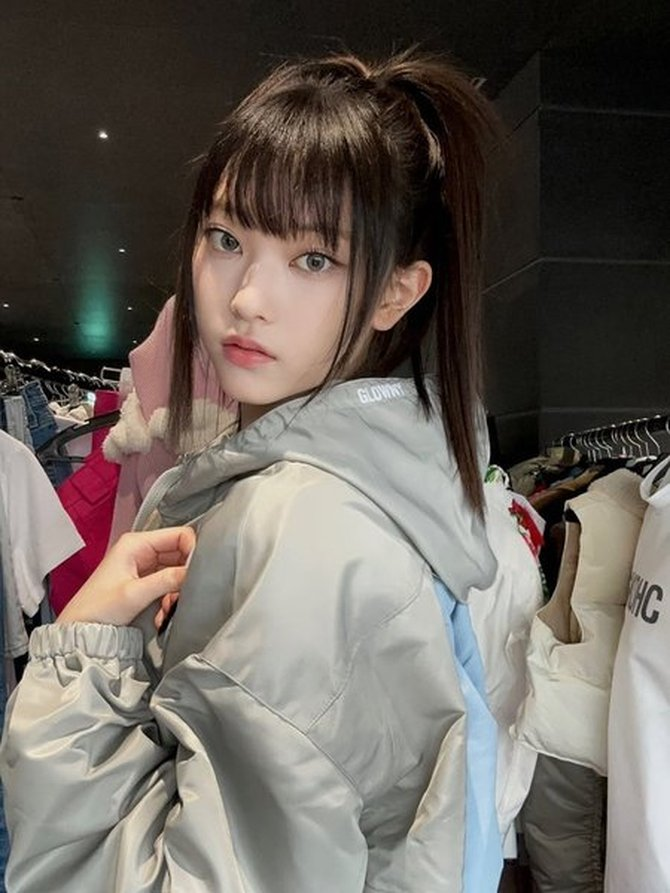
#> input picture 11_Assignment/haerin.jpg, 670 x 893 px
$ python task_6.py
#> lines starting #> are read from the running program, lines starting #| are printed output that depends on the picture
# Menampilkan ekualisasi Citra

import cv2
import matplotlib.pyplot as plt
import numpy as np

image = cv2.imread('haerin.jpg')
#> image is the input picture: shape (893, 670, 3); mean B, G, R 92.6, 99.1, 105.9
#> the answer given: 3


# [10 lines left out: function get_r, not called in this run]


def get_equalized_image(image):
    grayscale = cv2.cvtColor(image, cv2.COLOR_BGR2GRAY)
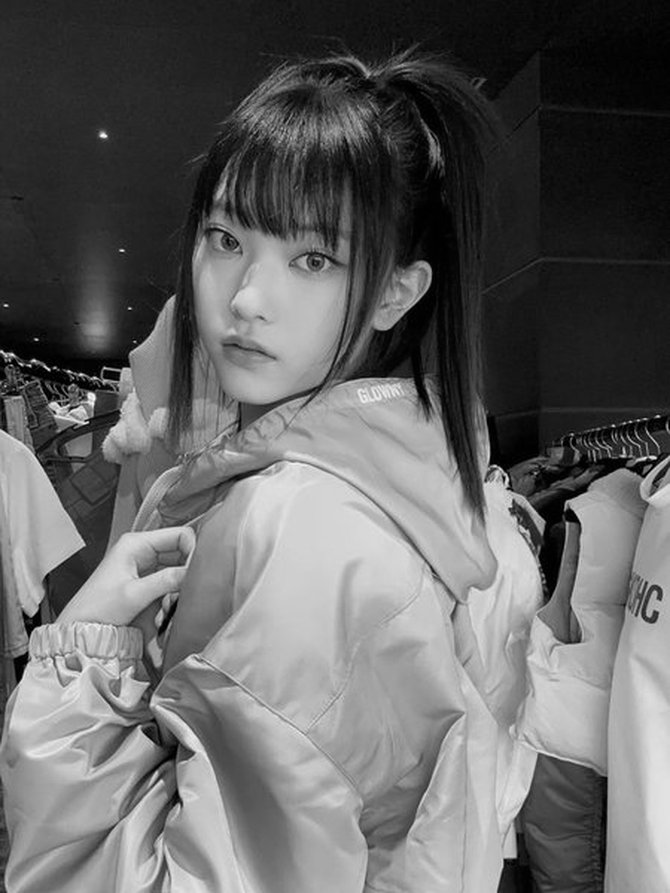
#> grayscale: shape (893, 670); min 0, max 253, mean 100.4
    equ = cv2.equalizeHist(grayscale)
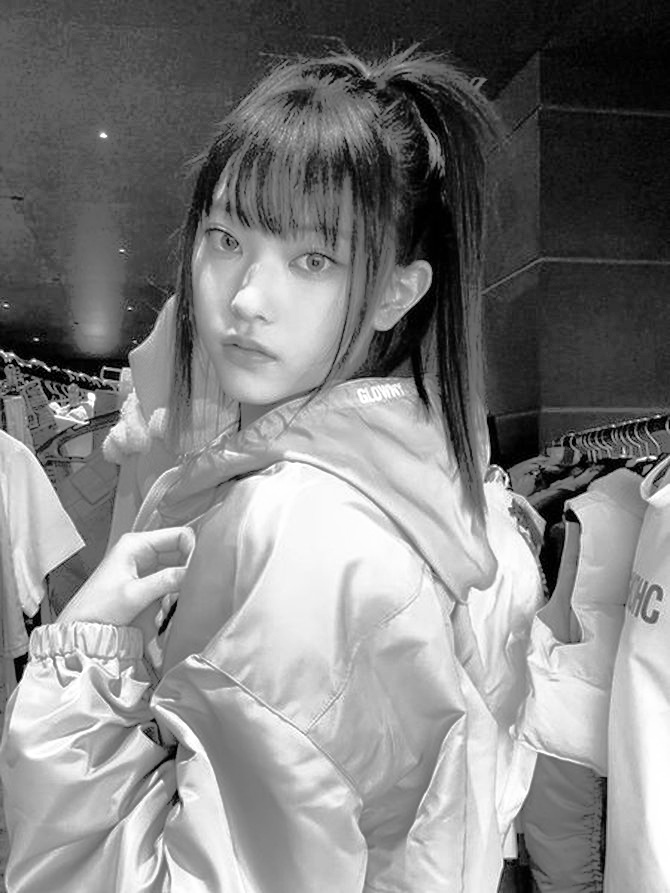
#> equ: shape (893, 670); min 0, max 255, mean 128
    result = np.hstack((grayscale, equ))
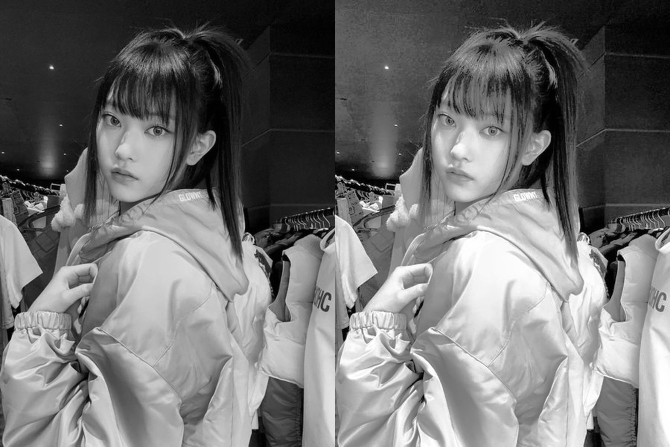
#> result: shape (893, 1340) (shown at 1/2 size); min 0, max 255, mean 114.2
    cv2.imshow('gambar', result)
    cv2.waitKey(0)


# [35 lines left out: functions equalize_image, get_histogram, not called in this run]


print("1. Equalisasi semua RGB citra dan tampilkan histogram")
print("2. Equalisasi pixel Red pada citra dan tampilkan histogram")
print("3. Tampilkan hasil equalisasi citra")

input = int(input("Masukkan pilihan : "))
match input:
    case 1:
        get_histogram(equalize_image(image))
    case 2:
        get_r(image)
    case 3:
        get_equalized_image(image)

$ run again, with 11_Assignment/1.jpg copied over 11_Assignment/haerin.jpg
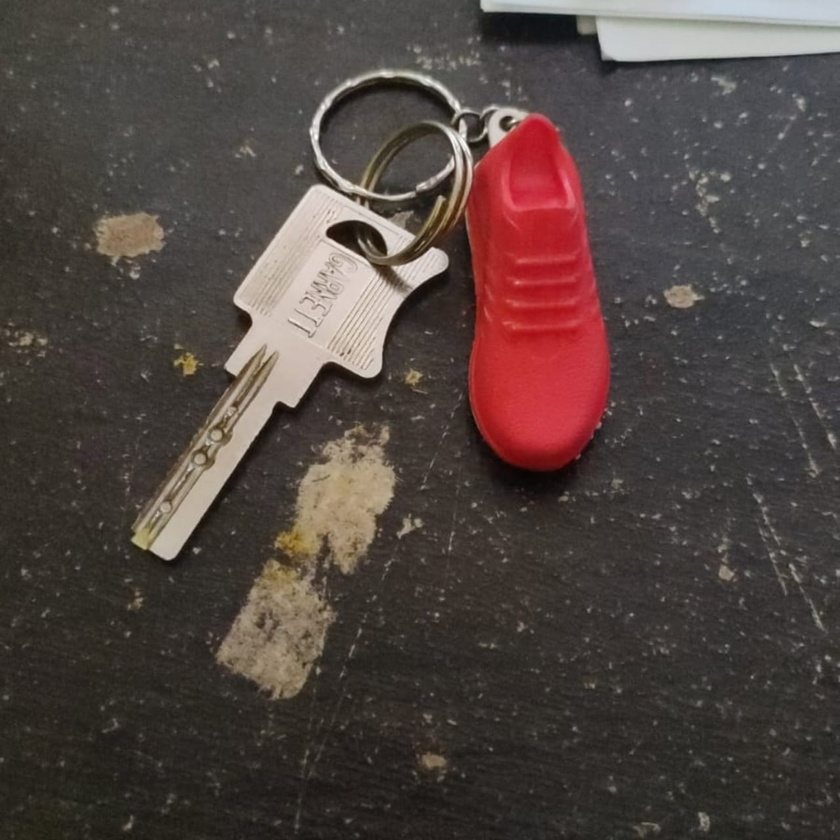
#> input picture 11_Assignment/1.jpg, 840 x 840 px, shrunk from 1280 x 1280 before the run
#> image is the input picture: shape (840, 840, 3); mean B, G, R 64.7, 68.6, 80.8
#> in get_equalized_image, `equ = cv2.equalizeHist(grayscale)`:
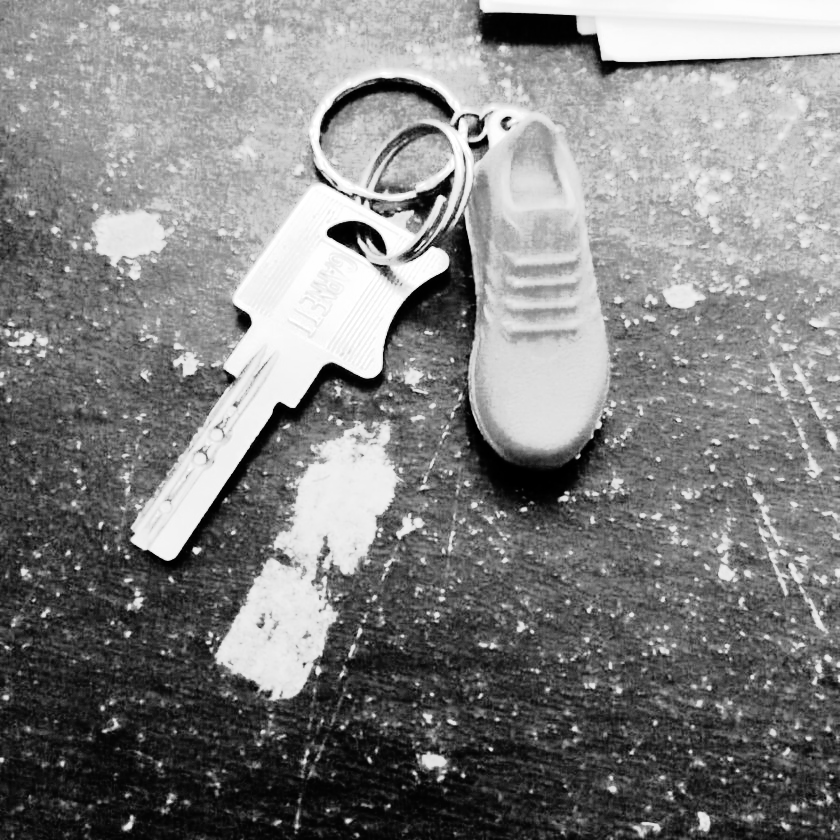
#> equ: shape (840, 840); min 0, max 255, mean 129.2
#> in get_equalized_image, `result = np.hstack((grayscale, equ))`:
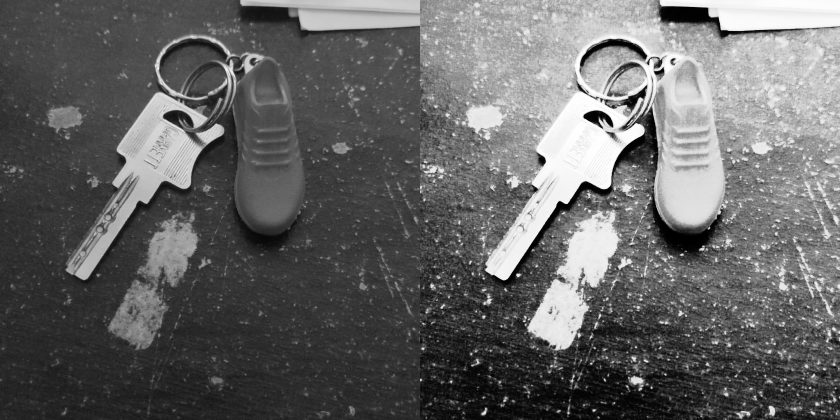
#> result: shape (840, 1680) (shown at 1/2 size); min 0, max 255, mean 100.5
